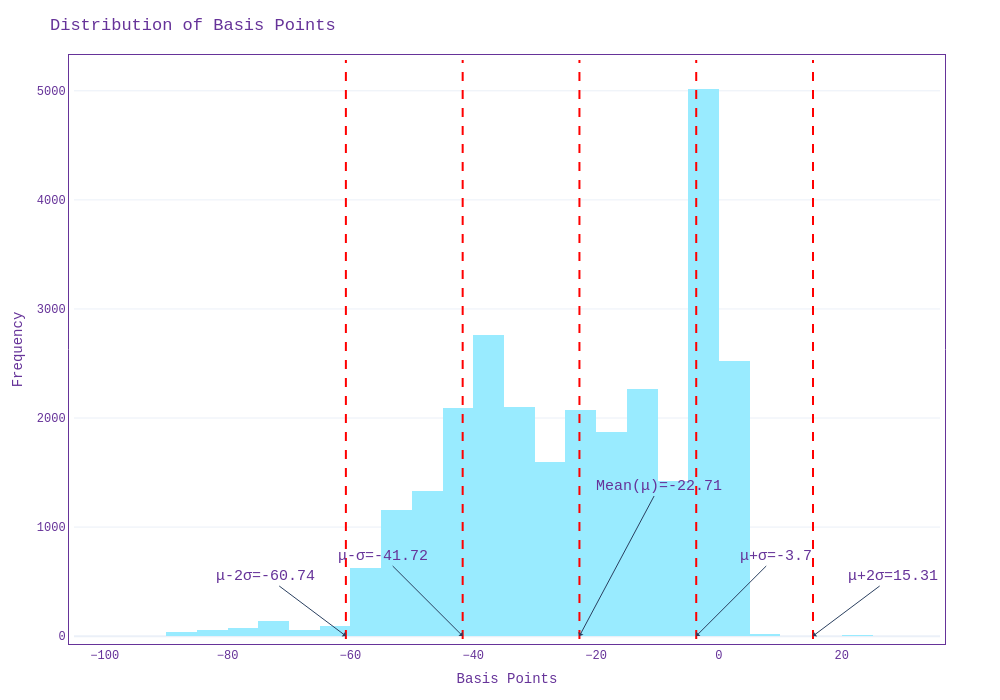

Here is the notebook cell this chart was saved with:
### Code cell
distribution_plots(df=None, value_col=basis_points, title_str="Distribution of Basis Points", xaxis_title="Basis Points", yaxis_title="Frequency", bin_size=60)

### Figure 1 — Plotly figure (JSON) as saved in the notebook; plotly's stock layout.template omitted (floating-point values rounded to 4 significant figures; data arrays with more than 128 entries replaced by an {"elided": "..."} marker saying what was removed)
{"data": [{"marker": {"color": "#99ebff"}, "nbinsx": 60, "type": "histogram", "x": {"elided": "27349 float values"}}], "layout": {"annotations": [{"arrowhead": 1, "ax": 80, "ay": -150, "font": {"size": 15}, "showarrow": true, "text": "Mean(μ)=-22.71", "x": -22.71}, {"arrowhead": 1, "ax": 80, "ay": -80, "font": {"size": 15}, "showarrow": true, "text": "μ+σ=-3.7", "x": -3.7}, {"arrowhead": 1, "ax": -80, "ay": -80, "font": {"size": 15}, "showarrow": true, "text": "μ-σ=-41.72", "x": -41.72}, {"arrowhead": 1, "ax": 80, "ay": -60, "font": {"size": 15}, "showarrow": true, "text": "μ+2σ=15.31", "x": 15.31}, {"arrowhead": 1, "ax": -80, "ay": -60, "font": {"size": 15}, "showarrow": true, "text": "μ-2σ=-60.74", "x": -60.74}], "font": {"color": "RebeccaPurple", "family": "Courier New, monospace"}, "height": 700, "legend": {"bordercolor": "RebeccaPurple", "borderwidth": 1, "orientation": "v", "x": 1, "xanchor": "right", "y": 1, "yanchor": "top"}, "margin": {"b": 60, "l": 60, "pad": 5, "r": 60, "t": 60}, "paper_bgcolor": "white", "shapes": [{"line": {"color": "red", "dash": "dash", "width": 2}, "type": "line", "x0": -3.7, "x1": -3.7, "xref": "x", "y0": 0, "y1": 1, "yref": "y domain"}, {"line": {"color": "red", "dash": "dash", "width": 2}, "type": "line", "x0": -41.72, "x1": -41.72, "xref": "x", "y0": 0, "y1": 1, "yref": "y domain"}, {"line": {"color": "red", "dash": "dash", "width": 2}, "type": "line", "x0": 15.31, "x1": 15.31, "xref": "x", "y0": 0, "y1": 1, "yref": "y domain"}, {"line": {"color": "red", "dash": "dash", "width": 2}, "type": "line", "x0": -60.74, "x1": -60.74, "xref": "x", "y0": 0, "y1": 1, "yref": "y domain"}, {"line": {"color": "red", "dash": "dash", "width": 2}, "type": "line", "x0": -22.71, "x1": -22.71, "xref": "x", "y0": 0, "y1": 1, "yref": "y domain"}], "title": {"text": "Distribution of Basis Points"}, "width": 1000, "xaxis": {"linecolor": "RebeccaPurple", "linewidth": 1, "mirror": true, "showline": true, "title": {"text": "Basis Points"}}, "yaxis": {"linecolor": "RebeccaPurple", "linewidth": 1, "mirror": true, "showline": true, "title": {"text": "Frequency"}}}}
